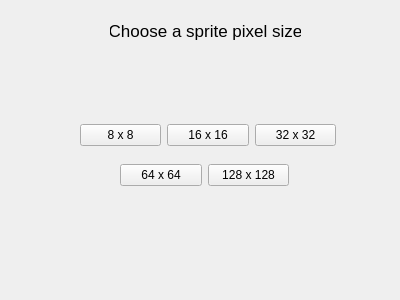
<?xml version="1.0" encoding="UTF-8"?>
<ui version="4.0">
 <class>SizeSelector</class>
 <widget class="QWidget" name="SizeSelector">
  <property name="geometry">
   <rect>
    <x>0</x>
    <y>0</y>
    <width>400</width>
    <height>300</height>
   </rect>
  </property>
  <property name="windowTitle">
   <string>Form</string>
  </property>
  <widget class="QLabel" name="label">
   <property name="geometry">
    <rect>
     <x>110</x>
     <y>20</y>
     <width>191</width>
     <height>22</height>
    </rect>
   </property>
   <property name="font">
    <font>
     <pointsize>13</pointsize>
    </font>
   </property>
   <property name="text">
    <string>Choose a sprite pixel size</string>
   </property>
   <property name="alignment">
    <set>Qt::AlignmentFlag::AlignCenter</set>
   </property>
  </widget>
  <widget class="QWidget" name="layoutWidget">
   <property name="geometry">
    <rect>
     <x>80</x>
     <y>120</y>
     <width>256</width>
     <height>31</height>
    </rect>
   </property>
   <layout class="QHBoxLayout" name="horizontalLayout">
    <item>
     <widget class="QPushButton" name="button8">
      <property name="text">
       <string>8 x 8</string>
      </property>
     </widget>
    </item>
    <item>
     <widget class="QPushButton" name="button16">
      <property name="text">
       <string>16 x 16</string>
      </property>
     </widget>
    </item>
    <item>
     <widget class="QPushButton" name="button32">
      <property name="text">
       <string>32 x 32</string>
      </property>
     </widget>
    </item>
   </layout>
  </widget>
  <widget class="QWidget" name="layoutWidget">
   <property name="geometry">
    <rect>
     <x>120</x>
     <y>160</y>
     <width>169</width>
     <height>31</height>
    </rect>
   </property>
   <layout class="QHBoxLayout" name="horizontalLayout_2">
    <item>
     <widget class="QPushButton" name="button64">
      <property name="text">
       <string>64 x 64</string>
      </property>
     </widget>
    </item>
    <item>
     <widget class="QPushButton" name="button128">
      <property name="text">
       <string>128 x 128</string>
      </property>
     </widget>
    </item>
   </layout>
  </widget>
 </widget>
 <resources/>
 <connections/>
</ui>
